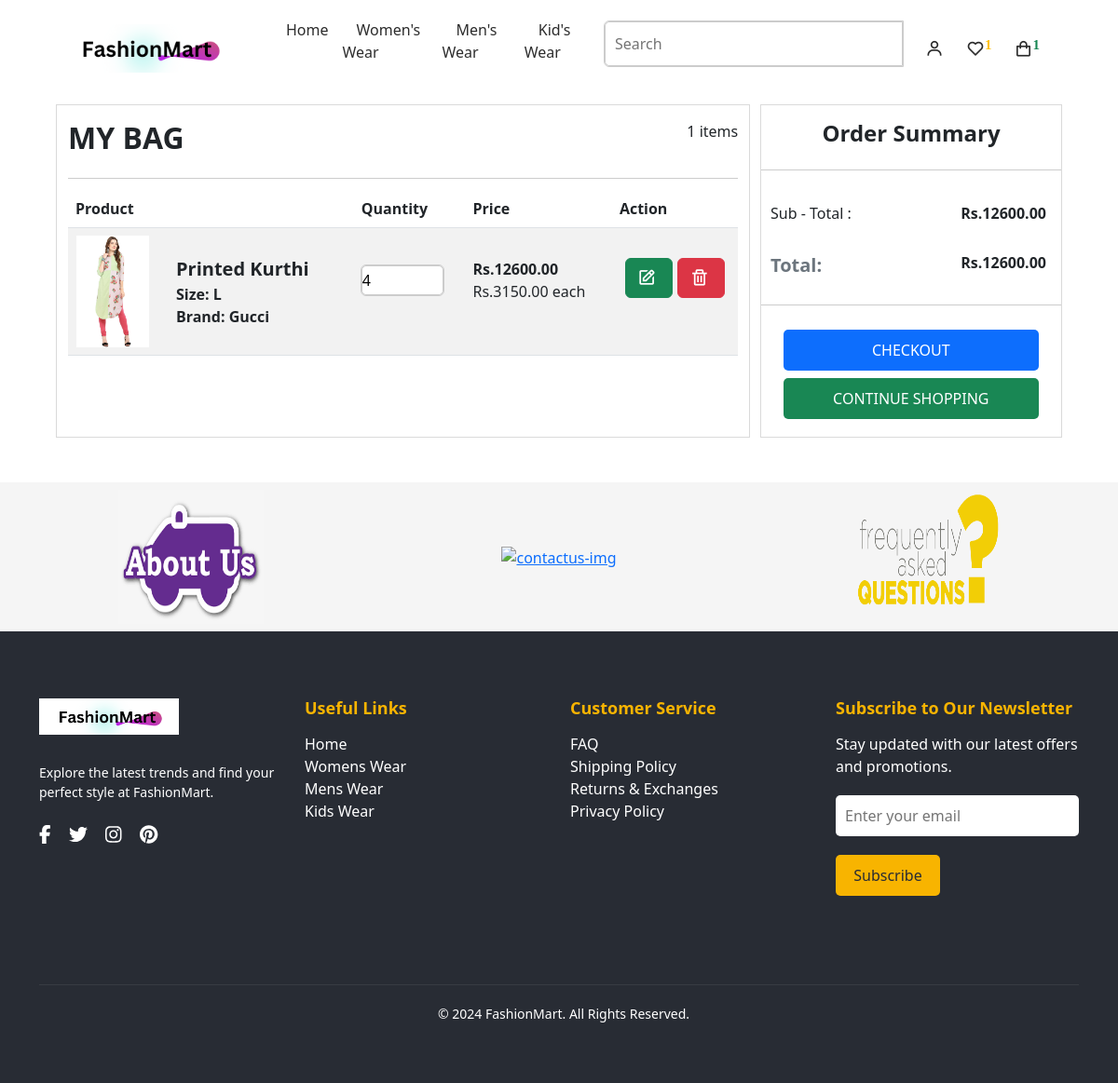
/cart/ (signed in), run on an earlier commit of the app's database.
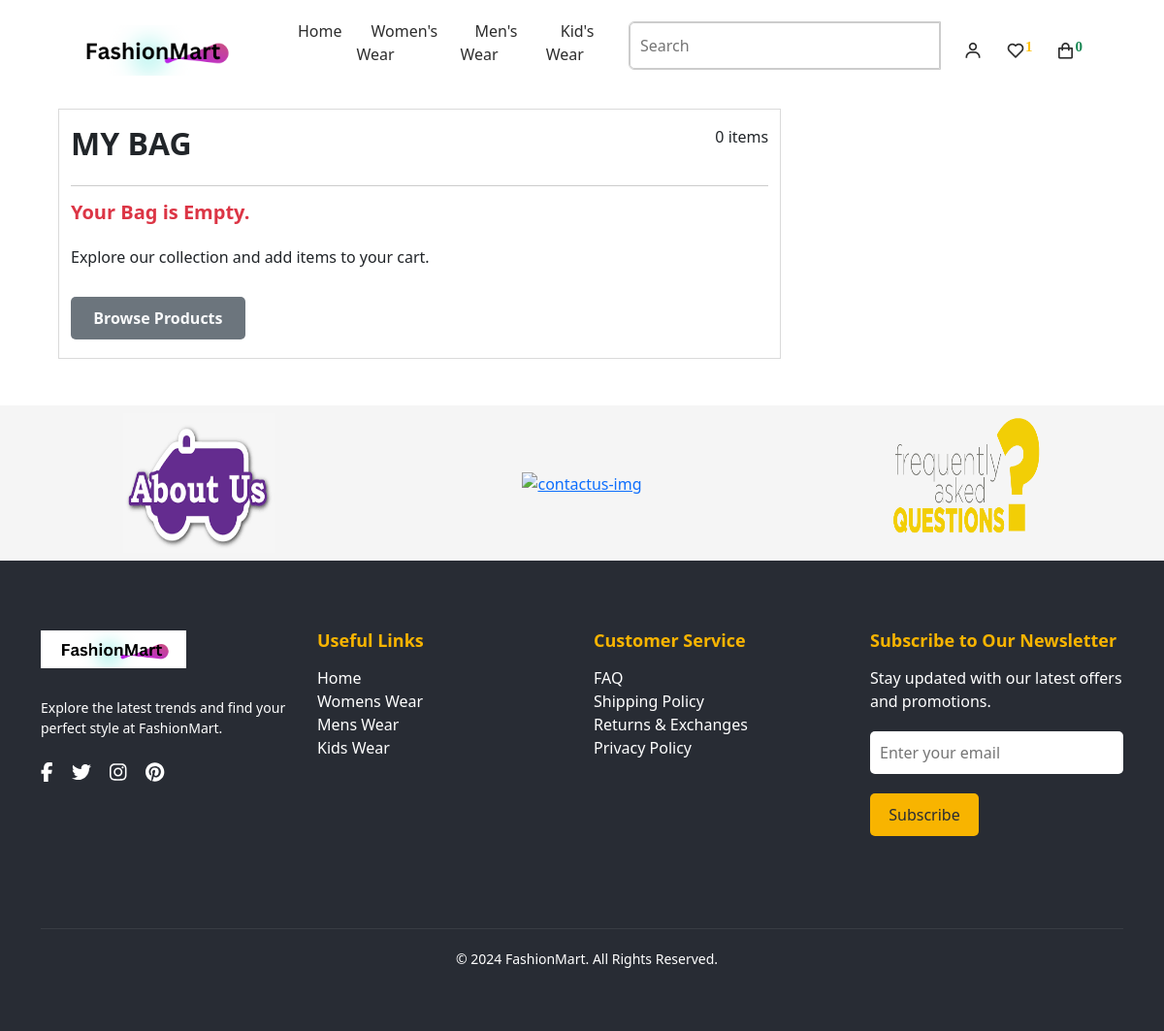
And on a later commit of the database.
### myeSite/models.py (models this page shows, shortened)
class CartSystem(models.Model):
    user = models.ForeignKey(User, on_delete=models.CASCADE)
    product = models.ForeignKey(Product, on_delete=models.CASCADE)
    quantity = models.PositiveIntegerField(default=1)
    size = models.CharField(max_length=50)
    brand = models.ForeignKey(Brand, on_delete=models.CASCADE)

class Product(models.Model):
    name = models.CharField(max_length=255)
    code = models.CharField(max_length=8, default='361SVT', blank=True, null=True)
    description = models.TextField()
    stock_status = models.CharField(max_length=50, default='In Stock')
    old_price = models.DecimalField(max_digits=10, decimal_places=2, default=500,  null=True, blank=True)
    new_price = models.DecimalField(max_digits=10, decimal_places=2, default=400, null=False, blank=False)
    discount_price = models.DecimalField(max_digits=10, decimal_places=2, default=100,  null=True, blank=True)
    brand = models.ForeignKey(Brand, on_delete=models.CASCADE)
    category = models.ForeignKey(Category, on_delete=models.CASCADE)
    subcategory = models.ForeignKey(Subcategory, on_delete=models.CASCADE)
    image = models.ImageField(upload_to='product_images/')
    sizes = models.ManyToManyField(Size)
    isnew = models.BooleanField(default=False)
    search_keywords = models.CharField(max_length=100, blank=True, null=True, default="search_keyword_here")

class Brand(models.Model):
    name = models.CharField(max_length=255)

### myeSite/views.py (the view)
# urls.py: path('cart/', views.cart, name='cart'),
def cart(request):
    if request.user.is_authenticated:
        cart_items = CartSystem.objects.filter(user=request.user)
        for item in cart_items:
            item.total_price = item.quantity * item.product.new_price
    else:
        cart_items = []
        return redirect('login')
    context = {
        'cart_items': cart_items,
    }
    return render(request, 'myeSite/cart_and_wishlist/cart.html', context)

### myeSite/context_processors.py (called while the page is built)
def categories_processor(request):
    categories = Category.objects.all().prefetch_related('subcategories')
    return {'categories': categories}

def wishlist_item_count(request):
    if request.user.is_authenticated:
        wishlist_item_count = Wishlist.objects.filter(user=request.user).count()
    else:
        wishlist_item_count = 0
    return {'wishlist_item_count': wishlist_item_count}

### myeSite/templates/myeSite/cart_and_wishlist/cart.html (shortened to what this page needs)
{% extends "main.html" %}
{% load static %}
{% block cart %}
<div class="cart-outerdiv">
    <div class="cart-details">
        <div class="container mt-3">
            <div class="product_heading d-flex justify-content-between">
                <h2 class="text-dark fs-2 fw-bold">MY BAG</h2>
                <span class="fw-light">{{request.cart_items|length}} items</span>
            </div>
            {% if request.cart_items %}
            <table class="table table-striped table-hover">
                <thead class="thead-dark">
                    <tr>
                        <th>Product</th>
                        <th>Quantity</th>
                        <th>Price</th>
                        <th>Action</th>
                    </tr>
                </thead>
                <tbody>
                    {% for item in cart_items %}
                    <tr>
                        <td>
                            <div class="product_image d-flex align-items-center">
                                <img src="{{item.product.image.url}}" alt="">
                                <div class="image_info ms-2">
                                    <p class="mb-0 m-0 fs-5 fw-bold">{{ item.product.name }} </p>
                                    <p class="mb-0 m-0 fw-semibold">Size: {{ item.size }}</p>
                                    <p class="mb-0 m-0 fw-semibold">Brand: {{ item.product.brand.name }}</p>
                                </div>
                            </div>
                        </td>
                        <td>
                            <div class="product_quantity">
                                <input type="number" value="{{item.quantity}}" readonly>
                            </div>
                        </td>
                        <td>
                            <div class="product_price">
                                <p class="mb-0 mt-4 fw-bold ms-0">Rs.{{ item.total_price }}</p>
                                <span class="mt-0 ms-0 fw-light">Rs.{{item.product.new_price}} each</span>
                            </div>
                        </td>
                        <td>
                            <div class="cart_action d-flex align-items-center justify-content-evenly">
                                <button type="submit" class="btn btn-success ms-0 w-auto mt-4"><a href="{% url 'itemsDetail' item.product.id %}"><i class='bx bx-edit'></i></a></button>
                                <form method="POST" action="{% url 'remove_from_cart' %}">
                                    <button type="submit" class="btn btn-danger ms-0 w-auto mt-4"><i class='bx bx-trash'></i></button>
                                </form>
                            </div>
                        </td>
                    </tr>
                    {% endfor %}
                </tbody>
            </table>
            {% else %}
            <p class="text-danger fs-5 ms-0 fw-bold">Your Bag is Empty.</p>
            <p class="ms-0">Explore our collection and add items to your cart.</p>
            <button class='w-25 ms-0 bg bg-secondary'><a href="{% url 'index' %}" id="browseProduct" class="text-light fw-bold">Browse Products</a></button>
            {% endif %}
        </div>
    </div>
    {% if request.cart_items %}
    <div class="cart_summary h-50">
        <h4 class="text-dark fw-bold text-center mb-4">Order Summary</h4>
        <div class="total_price">
            <div class="subtotal d-flex justify-content-between">
                <p class="text-dark fw-light">Sub - Total :</p>
                <p class="text-dark fw-semibold me-3">Rs.{{request.cart_summary.subtotal}}</p>
            </div>
            <div class="subtotal d-flex justify-content-between">
                <p class="text-secondary fw-semibold fs-5">Total:</p>
                <p class="text-dark fw-semibold me-3">Rs.{{request.cart_summary.total}}</p>
            </div>
        </div>
            <button class="mb-2 bg-primary"><a href="{% url 'shipping_address' %}">CHECKOUT</a></button><br>
        <button class="mt-0 bg-success"><a href="/">CONTINUE SHOPPING</a></button>
    </div>
    {% endif %}
</div>
{% endblock %}

What changed in the data, as far as the page shows it:
removed CartSystem: product.image (picture), product.name "Printed Kurthi", size "L", product.brand.name "Gucci", quantity "4", total_price "12600.00", product.new_price "3150.00"
Also different on the page:
{{ request.cart_items|length }}: "1" → "0"
{{ request.cart_summary.subtotal }}: "12600.00" → (not shown)
{{ request.cart_summary.total }}: "12600.00" → (not shown)
text no longer shown: "Product Quantity Price Action Order Summary Sub - Total : Rs. Total: Rs. CHECKOUT CONTINUE SHOPPING"
text now shown: "Your Bag is Empty. Explore our collection and add items to your cart. Browse Products"
